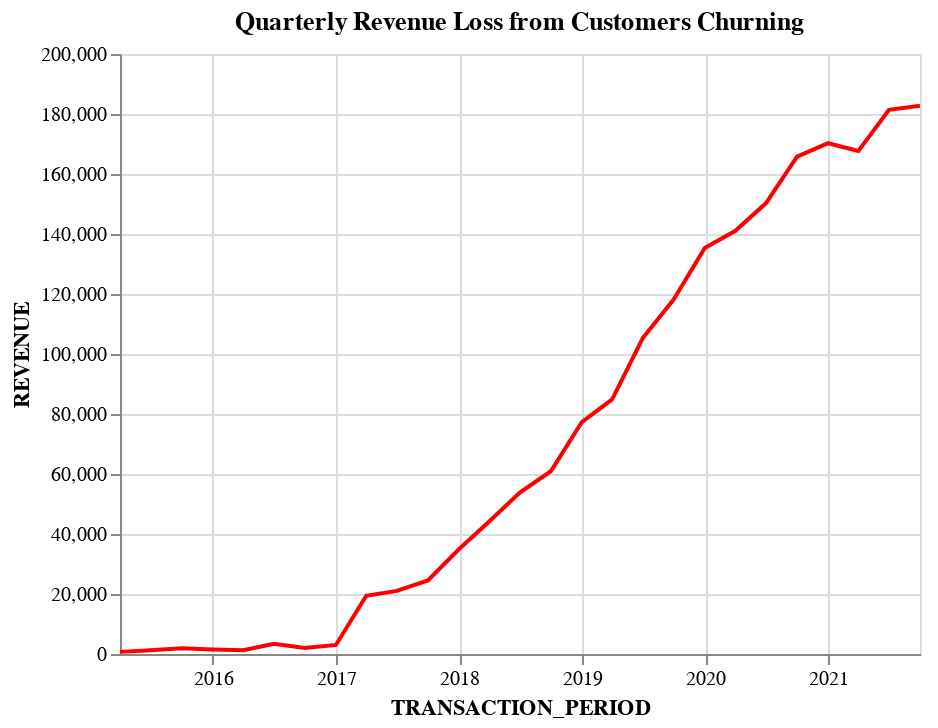

This figure's notebook cell:
### Markdown cell above
Create a line plot of quarterly revenue lost from customers churning.

### Code cell
churn_loss = quarterly.loc[(quarterly['CHURN'] == True), ['TRANSACTION_PERIOD','CUSTOMER_TYPE', 'CHURN', 'REVENUE']]
churn_loss = churn_loss.groupby('TRANSACTION_PERIOD').sum()
line_plot2 = churn_loss.reset_index()

alt.Chart(line_plot2).mark_line().encode(
    x=alt.X('TRANSACTION_PERIOD:T'),
    y=alt.Y('REVENUE:Q'),
    color=alt.value('red')
).properties(
    title='Quarterly Revenue Loss from Customers Churning'
)

### Figure 1 — Vega-Lite specification as saved in the notebook (floating-point values rounded to 4 significant figures)
{"config": {"view": {"continuousWidth": 400, "continuousHeight": 300}}, "data": {"name": "data-ca64eb927ca107d904fdd05ebf9588b5"}, "mark": "line", "encoding": {"color": {"value": "red"}, "x": {"field": "TRANSACTION_PERIOD", "type": "temporal"}, "y": {"field": "REVENUE", "type": "quantitative"}}, "title": "Quarterly Revenue Loss from Customers Churning", "$schema": "https://vega.github.io/schema/vega-lite/v4.17.0.json", "datasets": {"data-ca64eb927ca107d904fdd05ebf9588b5": [{"TRANSACTION_PERIOD": "2015-03-31T00:00:00", "CHURN": 7, "REVENUE": 709.2}, {"TRANSACTION_PERIOD": "2015-06-30T00:00:00", "CHURN": 11, "REVENUE": 1233.0}, {"TRANSACTION_PERIOD": "2015-09-30T00:00:00", "CHURN": 16, "REVENUE": 1883.0}, {"TRANSACTION_PERIOD": "2015-12-31T00:00:00", "CHURN": 12, "REVENUE": 1519.0}, {"TRANSACTION_PERIOD": "2016-03-31T00:00:00", "CHURN": 10, "REVENUE": 1255.0}, {"TRANSACTION_PERIOD": "2016-06-30T00:00:00", "CHURN": 24, "REVENUE": 3418.0}, {"TRANSACTION_PERIOD": "2016-09-30T00:00:00", "CHURN": 14, "REVENUE": 2043.0}, {"TRANSACTION_PERIOD": "2016-12-31T00:00:00", "CHURN": 20, "REVENUE": 3014.0}, {"TRANSACTION_PERIOD": "2017-03-31T00:00:00", "CHURN": 129, "REVENUE": 19400.0}, {"TRANSACTION_PERIOD": "2017-06-30T00:00:00", "CHURN": 150, "REVENUE": 21030.0}, {"TRANSACTION_PERIOD": "2017-09-30T00:00:00", "CHURN": 174, "REVENUE": 24520.0}, {"TRANSACTION_PERIOD": "2017-12-31T00:00:00", "CHURN": 253, "REVENUE": 34920.0}, {"TRANSACTION_PERIOD": "2018-03-31T00:00:00", "CHURN": 335, "REVENUE": 44140.0}, {"TRANSACTION_PERIOD": "2018-06-30T00:00:00", "CHURN": 419, "REVENUE": 53810.0}, {"TRANSACTION_PERIOD": "2018-09-30T00:00:00", "CHURN": 502, "REVENUE": 60930.0}, {"TRANSACTION_PERIOD": "2018-12-31T00:00:00", "CHURN": 641, "REVENUE": 77250.0}, {"TRANSACTION_PERIOD": "2019-03-31T00:00:00", "CHURN": 780, "REVENUE": 84860.0}, {"TRANSACTION_PERIOD": "2019-06-30T00:00:00", "CHURN": 918, "REVENUE": 105300.0}, {"TRANSACTION_PERIOD": "2019-09-30T00:00:00", "CHURN": 1107, "REVENUE": 118200.0}, {"TRANSACTION_PERIOD": "2019-12-31T00:00:00", "CHURN": 1301, "REVENUE": 135300.0}, {"TRANSACTION_PERIOD": "2020-03-31T00:00:00", "CHURN": 1409, "REVENUE": 141100.0}, {"TRANSACTION_PERIOD": "2020-06-30T00:00:00", "CHURN": 1591, "REVENUE": 150300.0}, {"TRANSACTION_PERIOD": "2020-09-30T00:00:00", "CHURN": 1808, "REVENUE": 165800.0}, {"TRANSACTION_PERIOD": "2020-12-31T00:00:00", "CHURN": 1991, "REVENUE": 170300.0}, {"TRANSACTION_PERIOD": "2021-03-31T00:00:00", "CHURN": 2039, "REVENUE": 167700.0}, {"TRANSACTION_PERIOD": "2021-06-30T00:00:00", "CHURN": 2275, "REVENUE": 181400.0}, {"TRANSACTION_PERIOD": "2021-09-30T00:00:00", "CHURN": 2399, "REVENUE": 182800.0}]}}
